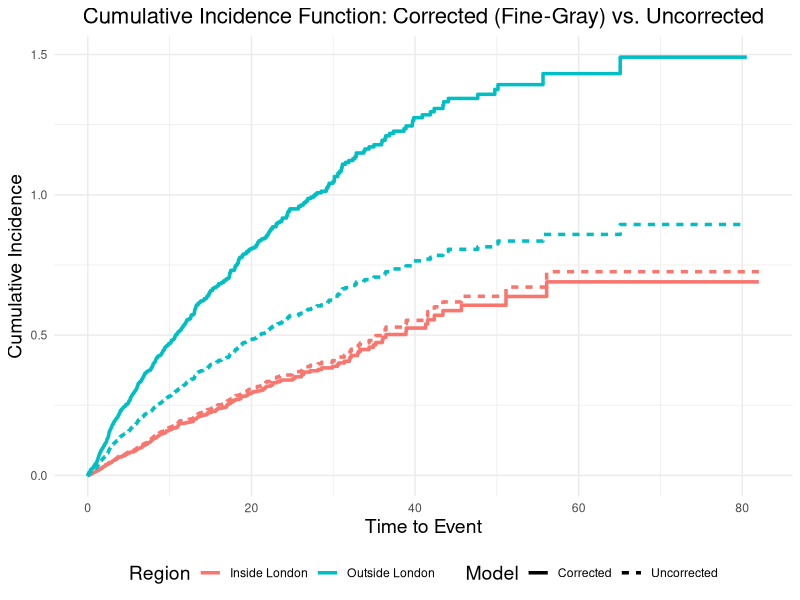
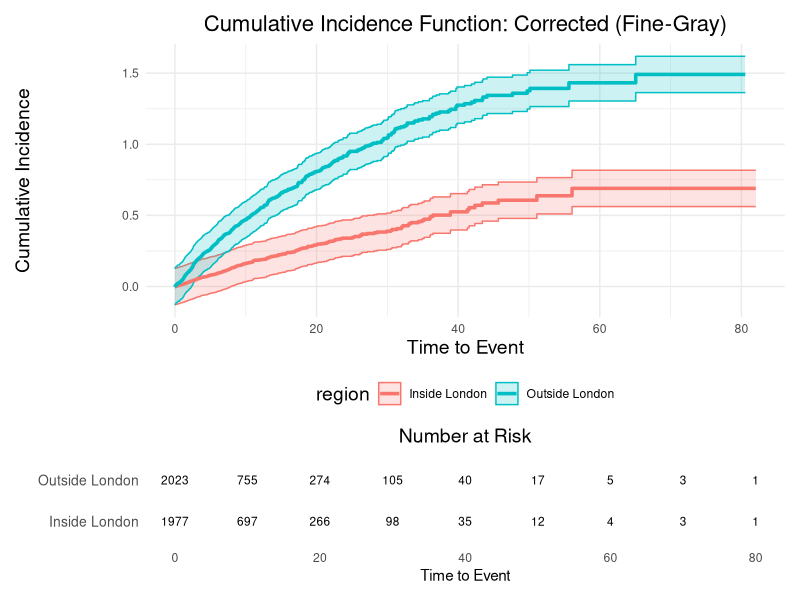

Generate these figures, in order, with R:
## ---- chunk 1
# Load required packages
library(tibble)
library(dplyr)
library(kableExtra)
library(cmprsk)
library(ggplot2)
library(patchwork)

# Modify the creation of the dummy dataset to include 'age' as a significant factor
set.seed(1214223)
## ---- chunk 2
# Number of observations
n <- 4000


# Create a dummy dataset with group-specific event probabilities
dummy_data <- tibble(
  time_to_event = rexp(n, rate = 0.1),  # Generate random survival times
  region = sample(c("Outside London", "Inside London"), size = n, replace = TRUE),
  age = rnorm(n, mean = 8, sd = 10),
  # Adjust the probability to make both age and region significantly affect the event status
  status = ifelse(region == "Inside London",
                  rbinom(n, size = 1, prob = plogis(-1.5 - 0.02 * age)),  # Stronger logistic effect of age for "Inside London"
                  rbinom(n, size = 1, prob = plogis(-0.5 - 0.02 * age)))  # Weaker logistic effect of age for "Outside London"
)

## ---- chunk 3

# Create the Fine-Gray model
fg_model <- crr(
  ftime = dummy_data$time_to_event,    # Time to event
  fstatus = dummy_data$status,         # Status (event vs censoring)
  cov1 = model.matrix(~ region + age, data = dummy_data)[, -1]  # Covariates (excluding intercept column)
)

## ---- chunk 4
# Summary of the model
summary(fg_model)
## ---- chunk 5
fit <- cuminc(ftime = dummy_data$time_to_event, fstatus = dummy_data$status, group = dummy_data$region)
## ---- chunk 6
uncorrected_ci_data <- do.call(rbind, lapply(names(fit), function(region_name) {
  if ("est" %in% names(fit[[region_name]])) {
    data.frame(
      time = fit[[region_name]]$time,
      cuminc = fit[[region_name]]$est,
      region = gsub(" 1", "", region_name)  # Clean the region name
    )
  }
}))

# Extract coefficients from the Fine-Gray model
coefficients <- summary(fg_model)$coef

# Extract coefficients for "regionOutside London" and "age"
outside_london_coef <- coefficients["regionOutside London", "coef"]
age_coef <- coefficients["age", "coef"]

# Calculate the average age in the dataset
mean_age <- mean(dummy_data$age)

# Extract the coefficients vector from the Fine-Gray model
coef_vector <- coefficients[, "coef"]

# Create the design matrix for the covariates (excluding intercept)
covariate_matrix <- model.matrix(~ region + age, data = dummy_data)[, -1]  # Adjust as needed for additional covariates

# Calculate the linear predictor for each observation
# This is the dot product of the covariate values and the corresponding coefficients
linear_predictor <- covariate_matrix %*% coef_vector


## ---- chunk 7
# 
corrected_ci_data <- uncorrected_ci_data %>%
  mutate(
    # Apply the linear predictor to calculate the corrected cumulative incidence
    corrected_cuminc = cuminc * exp(linear_predictor[match(region, dummy_data$region)]),
    # Calculate standard errors for confidence intervals
    se_cuminc = sqrt(diag(fg_model$var)[1])  # Simplified extraction of standard error for illustration purposes
  ) %>%
  mutate(
    ci_upper = corrected_cuminc + 1.96 * se_cuminc,
    ci_lower = corrected_cuminc - 1.96 * se_cuminc,
    type = "Corrected"
  )

# Add a new column to indicate whether the data is corrected or uncorrected
uncorrected_ci_data <- uncorrected_ci_data %>%
  mutate(type = "Uncorrected")

corrected_ci_data <- corrected_ci_data %>%
  mutate(type = "Corrected")

# Combine both corrected and uncorrected data
combined_ci_data <- bind_rows(
  uncorrected_ci_data %>% rename(cif = cuminc),
  corrected_ci_data %>% rename(cif = corrected_cuminc)
)

## ---- chunk 8
ggplot(combined_ci_data, aes(x = time, y = cif, color = region, linetype = type)) +
  geom_line(size = 1.2) +
  # Labels and styling
  labs(
    title = "Cumulative Incidence Function: Corrected (Fine-Gray) vs. Uncorrected",
    x = "Time to Event",
    y = "Cumulative Incidence",
    color = "Region",
    linetype = "Model"
  ) +
  theme_minimal() +
  theme(
    plot.title = element_text(hjust = 0.5, size = 16),
    axis.title = element_text(size = 14),
    legend.title = element_text(size = 14),
    legend.position = "bottom"
  )
## ---- chunk 9

cuminc_plot_corrected <- ggplot(corrected_ci_data, aes(x = time, y = corrected_cuminc, color = region)) +
  geom_ribbon(aes(x = time, ymin = ci_lower, ymax = ci_upper, fill = region), alpha = 0.2) +
  geom_line(size = 1.2) +
  # Labels and styling
  labs(
    title = "Cumulative Incidence Function: Corrected (Fine-Gray)",
    x = "Time to Event",
    y = "Cumulative Incidence"
  ) +
  theme_minimal() +
  theme(
    plot.title = element_text(hjust = 0.5, size = 16),
    axis.title = element_text(size = 14),
    legend.title = element_text(size = 14),
    legend.position = "bottom"
  )

# Calculate the number at risk for the unadjusted risk table
time_intervals <- seq(0, max(dummy_data$time_to_event), by = 10)  # Set time intervals (e.g., every 10 units)

risk_data <- lapply(time_intervals, function(t) {
  dummy_data %>%
    filter(time_to_event >= t) %>%
    group_by(region) %>%
    summarise(at_risk = n(), .groups = 'drop') %>%
    mutate(time = t)
}) %>%
  bind_rows()

# Plot the risk table with unadjusted number at risk
risk_table_plot <- ggplot(risk_data, aes(x = time, y = region, label = at_risk)) +
  geom_text(size = 3) +
  labs(
    x = "Time to Event",
    y = "Region",
    title = "Number at Risk"
  ) +
  theme_minimal() +
  theme(
    plot.title = element_text(hjust = 0.5, size = 14),
    axis.title.y = element_blank(),
    axis.text.y = element_text(size = 10),
    panel.grid.major = element_blank(),  # Remove grid lines for clarity
    panel.grid.minor = element_blank()
  )

# Combine the corrected cumulative incidence plot and unadjusted risk table using patchwork
cuminc_plot_corrected / risk_table_plot + plot_layout(heights = c(3, 1))
